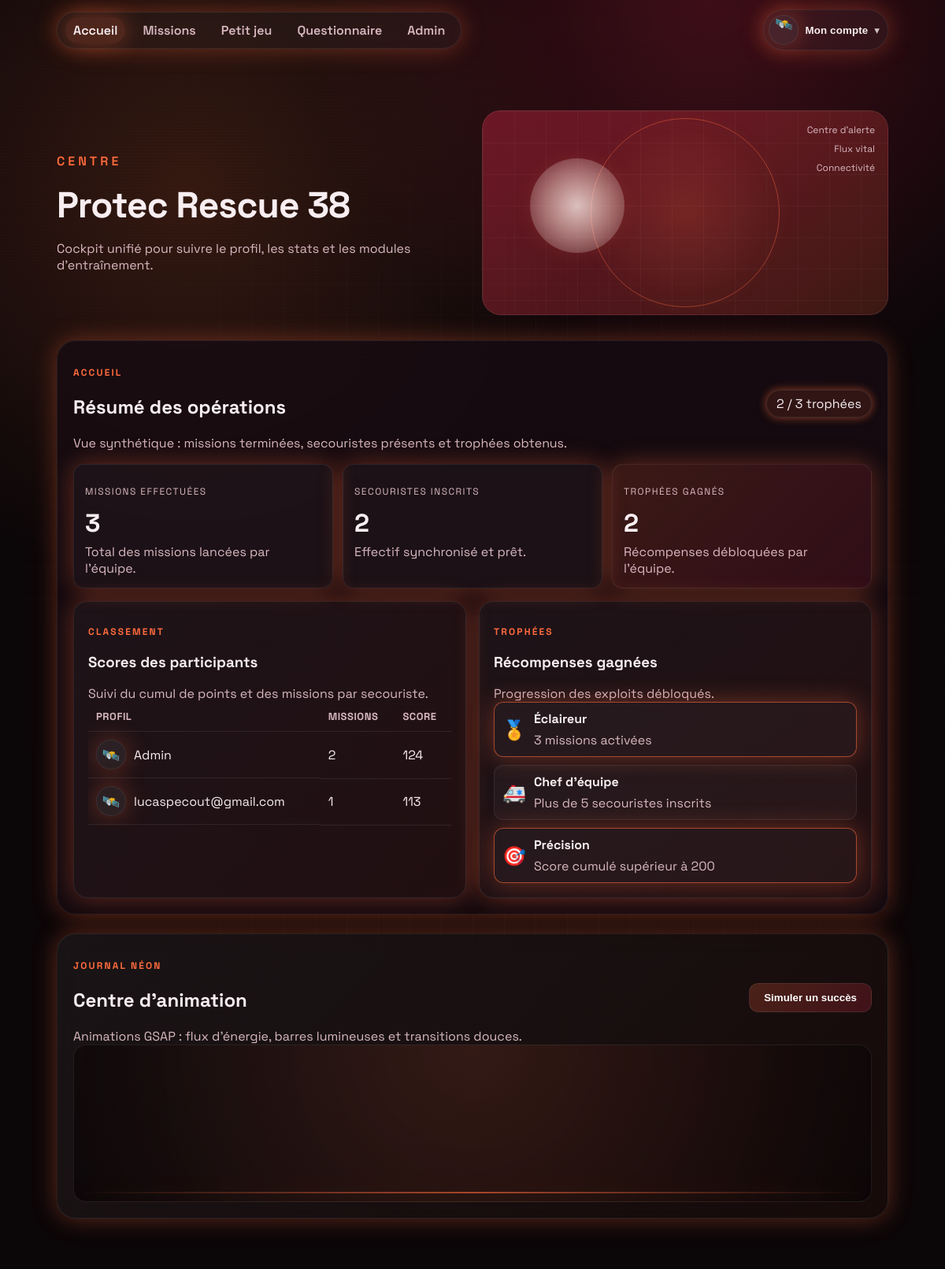
Screenshot of / (signed in) with the database file from the repository.
### app.py (models this page shows, shortened)
class User(db.Model):
    id = db.Column(db.Integer, primary_key=True)
    username = db.Column(db.String(80), nullable=False)
    email = db.Column(db.String(120), unique=True, nullable=False)
    password_hash = db.Column(db.String(255), nullable=False)
    role = db.Column(db.String(20), nullable=False, default="participant")
    avatar = db.Column(db.String(40), default="alpha")
    created_at = db.Column(db.DateTime, default=datetime.utcnow)
    progress = db.relationship("Progress", back_populates="user", cascade="all, delete")

### app.py (the view)
    @app.route("/")
    def home():
        return render_shell("home")

### app.py (called while the page is built)
def serialize_progress(progress: Progress):
    return {
        "level": progress.level.slug,
        "status": progress.status,
        "score": progress.score,
        "updated_at": progress.updated_at.isoformat() if progress.updated_at else None,
    }

def serialize_level(level: Level, progress=None):
    return {
        "id": level.id,
        "slug": level.slug,
        "name": level.name,
        "description": level.description,
        "difficulty": level.difficulty,
        "icon": level.icon,
        "difficulty": level.difficulty,
        "icon": level.icon,
        "category": level.category,
        "is_locked": level.is_locked,
        "progress": progress,
    }

def current_user():
    user_id = session.get("user_id")
    if not user_id:
        return None
    return User.query.get(user_id)

### templates/index.html (shortened to what this page needs)
<!doctype html>
<html lang="fr">
<head>
  <link rel="stylesheet" href="{{ url_for('static', filename='css/styles.css') }}">
</head>
<body>
  {% set page = current_page or 'home' %}
  <div id="app-shell" class="app-shell hidden">
    <div class="grid-bg" aria-hidden="true"></div>
    <div class="scanline" aria-hidden="true"></div>
    <div class="topbar">
      <nav class="topbar__nav" id="topbar-nav" aria-label="Navigation principale">
        <a class="topbar__link {{ 'topbar__link--active' if page == 'home' else '' }}"
          href="{{ url_for('home') }}">Accueil</a>
        <a class="topbar__link {{ 'topbar__link--active' if page == 'missions' else '' }}"
          href="{{ url_for('missions_page') }}">Missions</a>
        <a class="topbar__link {{ 'topbar__link--active' if page == 'mini-game' else '' }}"
          href="{{ url_for('mini_game_page') }}">Petit jeu</a>
        <a class="topbar__link {{ 'topbar__link--active' if page == 'questionnaire' else '' }}"
          href="{{ url_for('questionnaire_page') }}">Questionnaire</a>
        {% if user.role == 'admin' %}
        <a class="topbar__link {{ 'topbar__link--active' if page == 'admin' else '' }}"
          href="{{ url_for('admin_page') }}">Admin</a>
        {% endif %}
      </nav>
      <div class="profile-menu" id="profile-menu-root">
        <button class="profile-btn" id="profile-btn" aria-haspopup="true" aria-expanded="false">
          <span class="avatar" id="profile-avatar" data-avatar="{{ user.avatar if user else 'alpha' }}">{{
            avatar_emojis.get(user.avatar if user else 'alpha', '🛰️') }}</span>
          <span class="profile-btn__label">Mon compte</span>
          <span class="profile-btn__chevron" aria-hidden="true">▾</span>
        </button>
      </div>
    </div>
    <header class="hero" id="accueil">
      <div class="hero__content">
        {% if page == 'missions' %}
        <p class="hero__eyebrow">Hangar</p>
        <h1>Tableau des missions</h1>
        <p class="hero__tagline">Accède au hangar, choisis un objectif et suis ta progression.</p>
        {% elif page == 'mini-game' %}
        <p class="hero__eyebrow">Réflexes</p>
        <h1>Petit jeu dédié</h1>
        <p class="hero__tagline">Déclenche une simulation rapide pour garder les automatismes actifs.</p>
        {% elif page == 'questionnaire' %}
        <p class="hero__eyebrow">Retour</p>
        <h1>Zone questionnaire</h1>
        <p class="hero__tagline">Ouvre le formulaire et collecte les retours de mission.</p>
        {% elif page == 'admin' %}
        <p class="hero__eyebrow">Administration</p>
        <h1>Console Protec</h1>
        <p class="hero__tagline">Gestion des rôles, création de formateurs et contrôle des accès.</p>
        {% else %}
        <p class="hero__eyebrow">Centre</p>
        <h1>Protec Rescue 38</h1>
        <p class="hero__tagline">Cockpit unifié pour suivre le profil, les stats et les modules d'entraînement.</p>
        {% endif %}
      </div>
      <div class="hero__hologram">
        <div class="holo holo--ring"></div>
        <div class="holo holo--orb"></div>
        <div class="holo holo--grid"></div>
        <div class="holo__labels">
          <span>Centre d'alerte</span>
          <span>Flux vital</span>
          <span>Connectivité</span>
        </div>
      </div>
    </header>
    <main class="shell">
      {% if page == 'home' %}
      <section class="panel" aria-label="Tableau de bord opérations">
        <div class="panel__header">
          <div>
            <p class="eyebrow">Accueil</p>
            <h2>Résumé des opérations</h2>
            <p class="muted">Vue synthétique : missions terminées, secouristes présents et trophées obtenus.</p>
          </div>
          <span class="chip chip--pulse">{{ dashboard_stats.trophies_unlocked }} / {{ dashboard_stats.trophies|length }}
            trophées</span>
        </div>
        <div class="stat-grid">
          <div class="stat-card">
            <p class="label">Missions effectuées</p>
            <p class="stat-card__value">{{ dashboard_stats.missions_completed }}</p>
            <p class="muted">Total des missions lancées par l'équipe.</p>
          </div>
          <div class="stat-card">
            <p class="label">Secouristes inscrits</p>
            <p class="stat-card__value">{{ dashboard_stats.total_rescuers }}</p>
            <p class="muted">Effectif synchronisé et prêt.</p>
          </div>
          <div class="stat-card stat-card--accent">
            <p class="label">Trophées gagnés</p>
            <p class="stat-card__value">{{ dashboard_stats.trophies_unlocked }}</p>
            <p class="muted">Récompenses débloquées par l'équipe.</p>
          </div>
        </div>
        <div class="dual-grid">
          <div class="card card--glass">
            <div class="panel__header">
              <div>
                <p class="eyebrow">Classement</p>
                <h3>Scores des participants</h3>
                <p class="muted">Suivi du cumul de points et des missions par secouriste.</p>
              </div>
            </div>
            <div class="table-wrapper">
              <table class="scoreboard">
                <thead>
                  <tr>
                    <th>Profil</th>
                    <th>Missions</th>
                    <th>Score</th>
                  </tr>
                </thead>
                <tbody>
                  {% for entry in dashboard_stats.leaderboard %}
                  <tr>
                    <td class="scoreboard__user">
                      <span class="avatar" data-avatar="{{ entry.avatar }}">{{ avatar_emojis.get(entry.avatar, '🛰️')
                        }}</span>
                      <span>{{ entry.username }}</span>
                    </td>
                    <td>{{ entry.missions }}</td>
                    <td>{{ entry.score }}</td>
                  </tr>
                  {% else %}
                  <tr>
                    <td colspan="3" class="muted">Aucun participant enregistré pour le moment.</td>
                  </tr>
                  {% endfor %}
                </tbody>
              </table>
            </div>
          </div>
          <div class="card card--glass">
            <div class="panel__header">
              <div>
                <p class="eyebrow">Trophées</p>
                <h3>Récompenses gagnées</h3>
                <p class="muted">Progression des exploits débloqués.</p>
              </div>
            </div>
            <div class="trophy-grid">
              {% for trophy in dashboard_stats.trophies %}
              <div class="trophy {{ 'trophy--active' if trophy.earned else '' }}">
                <div class="trophy__icon">{{ trophy.icon }}</div>
                <div>
                  <p class="trophy__title">{{ trophy.title }}</p>
                  <p class="muted">{{ trophy.description }}</p>
                </div>
              </div>
              {% endfor %}
            </div>
          </div>
        </div>
      </section>
      <section class="panel panel--frost">
        <div class="panel__header">
          <div>
            <p class="eyebrow">Journal néon</p>
            <h2>Centre d'animation</h2>
            <p class="muted">Animations GSAP : flux d'énergie, barres lumineuses et transitions douces.</p>
          </div>
          <button class="btn" id="simulate-btn">Simuler un succès</button>
        </div>
        <div class="horizon">
          <div class="scanner" id="scanner"></div>
          <div class="pulse-line" id="pulse-line"></div>
        </div>
      </section>
      {% endif %}
    </main>
  </div>
</body>
</html>

### rows the page displays
User: get "🛰️", username "Admin", missions "2", score "124"
User: get "🛰️", username "lucaspecout@gmail.com", missions "1", score "113"

### other values shown
{{ dashboard_stats.trophies_unlocked }} "2"
{{ dashboard_stats.trophies|length }} "3"
{{ dashboard_stats.missions_completed }} "3"
{{ dashboard_stats.total_rescuers }} "2"
{{ trophy.icon }} "🏅" "🚑" "🎯"
{{ trophy.title }} "Éclaireur" "Chef d'équipe" "Précision"
{{ trophy.description }} "3 missions activées" "Plus de 5 secouristes inscrits" "Score cumulé supérieur à 200"
